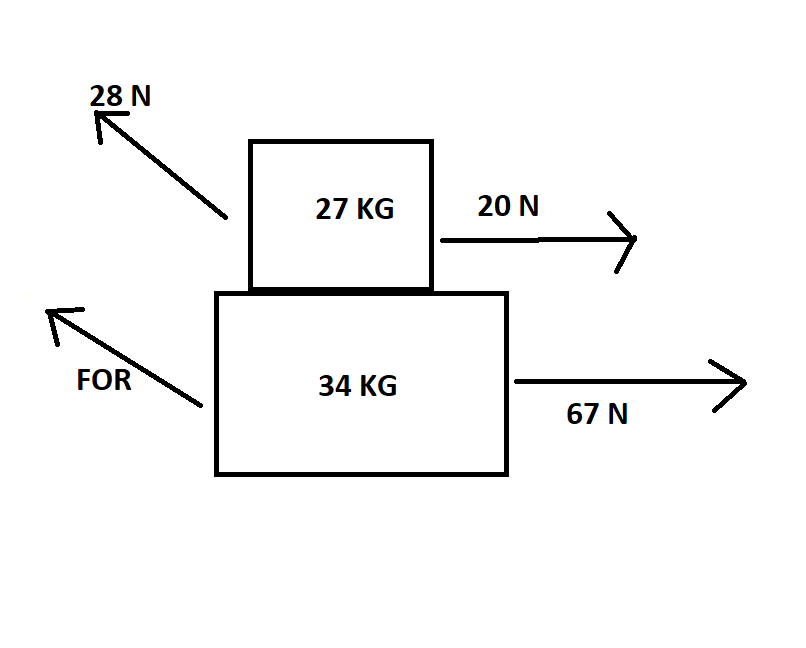
#> input picture Python-Flask--File-upload/Shape34.png, 806 x 648 px, found by its file name
$ python FBD.py
#> lines starting #> are read from the running program, lines starting #| are printed output that depends on the picture; after the words box and inside, x2 and y2 are one past the last pixel; in counts of white or black regions, pixels touching at a corner belong together
import cv2
import os
import numpy as np
import re
import math
import easyocr
import sys

def locat():
    sys.stdout.write(
        "Please enter the location where you would like to save this file: ")
    loc = sys.stdin.readline()[:-1]
    if os.path.isdir(loc) is True:
        return loc
    else:
        print("Please enter a existing Folder")
        locat()

def slope(p1, p2):
    return (p2[1] - p1[1])/(p2[0] - p1[0])

def inp():
    sys.stdout.write("Please enter the file location: ")
    link = sys.stdin.readline()[:-1]
    if os.path.isfile(link):
        return link
    else:
        sys.stdout.write("Please enter a valid file")
        inp()
def main(link):
    # link = inp()
#> called with link = 'C:\\Users\\suyash\\Desktop\\Shape34.png'
    img1 = cv2.imread(link)
#> img1 is the input picture: shape (648, 806, 3); mean B, G, R 246.9, 246.9, 246.9
    img = cv2.resize(img1, (500, 500), interpolation=cv2.INTER_AREA)
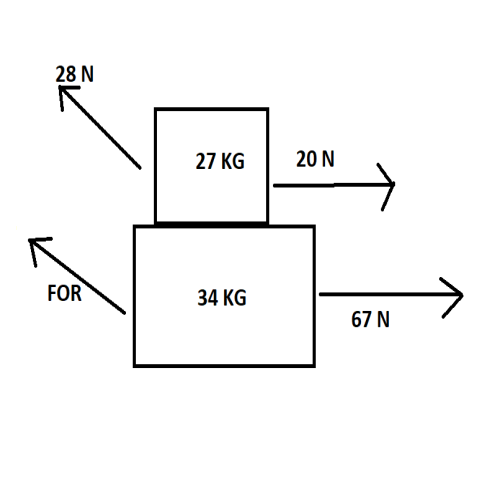
#> img: shape (500, 500, 3); mean B, G, R 246.9, 246.9, 246.9
    img = cv2.cvtColor(img, cv2.COLOR_BGR2RGB)

    gray = cv2.cvtColor(img, cv2.COLOR_BGR2GRAY)
    ret, thresh1 = cv2.threshold(
        gray, 150, 255, cv2.THRESH_OTSU | cv2.THRESH_BINARY_INV)
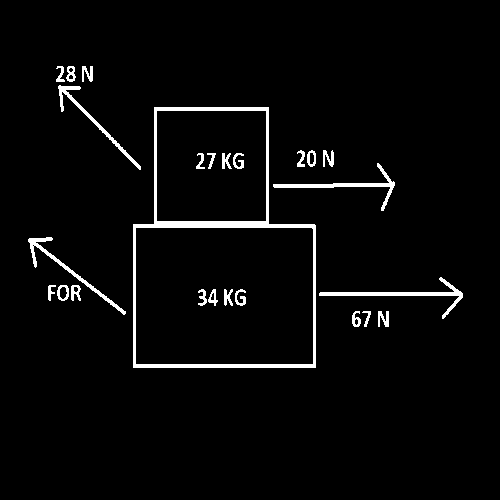
#> thresh1: shape (500, 500); 3.2% white; 25 white regions
#> ret = 138
    rect_kernel = cv2.getStructuringElement(cv2.MORPH_RECT, (8, 8))
    contours, _ = cv2.findContours(
        thresh1, cv2.RETR_EXTERNAL, cv2.CHAIN_APPROX_NONE)
#> contours = 17 contours; largest, box (x1, y1, x2, y2) and area: (133, 107, 316, 368) 39364, (319, 277, 463, 319) 578, (273, 163, 395, 211) 492, (28, 237, 126, 315) 468, (58, 85, 141, 170) 427

    lianother = []
    liobj = []
    text = []
    i = -1

    # Text detection using Easy-OCR library
    reader = easyocr.Reader(['en'])
    texteasy = reader.readtext(thresh1)


    file = open("recognized.txt", "a")
    for i in range(len(texteasy)):
        text1 = texteasy[i][1]
        file.write(str(text1))
        text.append([int(texteasy[i][0][0][0]), int(texteasy[i][0][0][1]), int(texteasy[i][0][2][0]) -
                    int(texteasy[i][0][0][0]), int(texteasy[i][0][2][1]) - int(texteasy[i][0][0][1]), text1])

    file.close()


    blank = np.zeros(img.shape, dtype='uint8')
    hgt = img1.shape[0]
    wdt = img1.shape[1]

    if hgt > 500 & wdt > 500:
        img = cv2.resize(img1, (700, 700), interpolation=cv2.INTER_AREA)
    else:
        img = cv2.resize(img1, (700, 700), interpolation=cv2.INTER_CUBIC)

    blank = np.zeros(img.shape, dtype='uint8')
    eli = []

    gray = cv2.cvtColor(img, cv2.COLOR_BGR2GRAY)
    arr = np.array(gray)

    _, threshold = cv2.threshold(gray, 125, 255, cv2.THRESH_BINARY)
    contours, _ = cv2.findContours(
        threshold, cv2.RETR_TREE, cv2.CHAIN_APPROX_SIMPLE)
    cv2.drawContours(blank, contours, -1, (0, 0, 255), 1)

    i = 0
    sumt = []
    liobj = []

    for contour in contours:
        sumx = 0
        sumy = 0
        minx = 1000
        miny = 1000
        maxx = 0
        maxy = 0
        minimum = []
        maximum = []

        Area = cv2.contourArea(contour)
        if Area > 5000:
            if i == 0:
                i = 1
                continue

            approx = cv2.approxPolyDP(
                contour, 0.01 * cv2.arcLength(contour, True), True)

            M = cv2.moments(contour)
            if M['m00'] != 0.0:
                x = int(M['m10']/M['m00'])
                y = int(M['m01']/M['m00'])
            liobj.append([x, y])

            xc, yc, wc, hc = cv2.boundingRect(contour)
            lianother.append([xc, yc, xc+wc, yc+hc, int(0)])

            eli.append(Area)

            if len(approx) == 3:
                cv2.drawContours(img, [contour], 0, (0, 0, 255), 1)

            elif len(approx) == 4:
                cv2.drawContours(img, [contour], 0, (0, 255, 255), 1)

            elif len(approx) == 5:
                cv2.drawContours(img, [contour], 0, (0, 255, 0), 1)

            elif len(approx) == 6:
                cv2.drawContours(img, [contour], 0, (0, 0, 255), 1)

            elif len(approx) == 8:
                cv2.drawContours(img, [contour], 0, (255, 0, 0), 1)

            else:
                cv2.drawContours(img, [contour], 0, (255, 255, 0), 1)

        elif 1000 < Area < 5000:
            app = cv2.approxPolyDP(
                contour, 0.01*cv2.arcLength(contour, True), True)
            if 6 <= len(app) <= 10:
                for i in range(len(app)):

                    ex = app.ravel()[int(2*i)]
                    ey = app.ravel()[int(2*i+1)]
                    sumx = sumx + ex
                    sumy = sumy + ey
                    if minx > ex:
                        minx = ex
                    if miny > ey:
                        miny = ey
                    if maxx < ex:
                        maxx = ex
                    if maxy < ey:
                        maxy = ey
                    side = int(len(app) - 1)
                    if i == side:

                        cv2.circle(img, (sumx//(side+1), sumy//(side+1)),
                                3, (0, 255, 0), thickness=-1)
                        cv2.circle(img, ((minx+maxx)//2, (miny + maxy)//2),
                                3, (0, 255, 0), thickness=-1)
                        cv2.circle(img, ((((maxx + minx)//2)+40),
                                (miny + maxy)//2), 3, (0, 255, 0), thickness=-1)
                        minimum.append([minx, miny])
                        maximum.append([maxx, maxy])
                        cv2.rectangle(img, (minx-15, miny-15),
                                    (maxx+15, maxy+15), (10, 40, 80), thickness=1)
                        cv2.line(img, ((minx+maxx)//2, (miny + maxy)//2),
                                (sumx//(side+1), sumy//(side+1)), (255, 120, 30))
                        cv2.line(img, ((minx+maxx)//2, (miny + maxy)//2),
                                ((((maxx + minx)//2)+40), (miny + maxy)//2), (255, 120, 30))
                        p2 = ((minx+maxx)//2, (miny + maxy)//2)
                        p3 = (sumx//(side+1), sumy//(side+1))
                        p1 = ((((maxx + minx)//2)+40), (miny + maxy)//2)
                        m1 = slope(p1, p2)
                        m2 = slope(p3, p2)

                        ang = (m1 - m2)/(1 + m1*m2)
                        angle = math.atan(ang)
                        angle = math.degrees(angle)

                        if p2[0] >= p3[0]:
                            if p2[1] >= p3[1]:
                                cv2.putText(img, "Angle="+str(180 + angle)[
                                            :5], (minx-15, miny-20), cv2.FONT_HERSHEY_COMPLEX, 0.4, (120, 120, 255))
                                cen = (maxx, maxy)
                                count = (minx, miny)
                                plus = (10, 10)
                                sumt.append([sumx//(side+1), sumy//(side+1), minx,
                                            miny, maxx, maxy, float(str(180 + angle)[:6])])

                            else:
                                cv2.putText(img, "Angle="+str(180 + angle)[
                                            :6], (minx-15, miny-20), cv2.FONT_HERSHEY_COMPLEX, 0.4, (120, 120, 255))
                                cen = (maxx, miny)
                                count = (minx, maxy)
                                plus = (10, -10)
                                sumt.append([sumx//(side+1), sumy//(side+1), minx,
                                            miny, maxx, maxy, float(str(180 + angle)[:6])])
                        else:
                            if p2[1] >= p3[1]:
                                cv2.putText(img, "Angle=" + str(angle)[
                                            :5], (minx-15, miny-20), cv2.FONT_HERSHEY_COMPLEX, 0.4, (120, 120, 250))
                                cen = (minx, maxy)
                                count = (maxx, miny)
                                plus = (-10, 10)
                                sumt.append(
                                    [sumx//(side+1), sumy//(side+1), minx, miny, maxx, maxy, float(str(angle)[:5])])

                            else:
                                cv2.putText(img, "Angle=" + str(270 - angle)[
                                            :6], (minx-15, miny-20), cv2.FONT_HERSHEY_COMPLEX, 0.4, (100, 100, 255))
                                cen = (minx, miny)
                                count = (maxx, maxy)
                                plus = (-10, -10)
                                sumt.append([sumx//(side+1), sumy//(side+1), minx,
                                            miny, maxx, maxy, float(str(270 - angle)[:6])])

                        cv2.line(img, cen, (cen[0], count[1]),
                                (255, 0, 255), thickness=1)
                        cv2.line(img, cen, (count[0], cen[1]),
                                (255, 0, 255), thickness=1)
                        cv2.line(img, (count[0], cen[1]), (count[0] +
                                plus[0], cen[1] + 10), (255, 0, 255), thickness=1)
                        cv2.line(img, (count[0], cen[1]), (count[0] +
                                plus[0], cen[1] - 10), (255, 0, 255), thickness=1)
                        cv2.line(img, (cen[0], count[1]), (cen[0] - 10,
                                count[1] + plus[1]), (255, 0, 255), thickness=1)
                        cv2.line(img, (cen[0], count[1]), (cen[0] + 10,
                                count[1] + plus[1]), (255, 0, 255), thickness=1)

                cv2.circle(img, (minx, miny), 2, (10, 10, 255), -1)
                cv2.putText(img, "Arrow", (minx, miny - 35),
                            cv2.FONT_HERSHEY_COMPLEX, 0.5, (0, 255, 255))

    for i in range(len(liobj)):
        w = 0
        for x in range(len(liobj)-i):
            if (-10 < liobj[i][0] - liobj[x+i-w][0] < 10) & (-10 < liobj[i][1] - liobj[x+i-w][1] < 10) & (x+i-w != i):
                liobj.remove(liobj[x+i-w])
                lianother.remove(lianother[x+i-w])
                eli.remove(eli[x+i-w])
                w = w+1

        ec = 0
        for x in range(len(liobj)):
            s = 0
            for cen in liobj:
                if (lianother[x-ec][0] < cen[0] < lianother[x-ec][0] + lianother[x-ec][2]) & (lianother[x-ec][1] < cen[1] < lianother[x-ec][1] + lianother[x-ec][3]):
                    s = s + 1
            if s >= 3:
                liobj.remove(liobj[x-ec])
                lianother.remove(lianother[x-ec])
                ec = ec + 1
                eli.remove(eli[x-ec])

    w = 0
    for i in range(len(text)):
        # This noise removal code is for tesseract
        if text[i-w][4] == '\x0c' or text[i-w][4] == '\n\x0c' or text[i-w][4] == '':
            text.remove(text[i-w])
            w = w+1

    liobj = np.array(liobj)
    liobj = liobj.reshape(int(len(liobj)), 2)

    lianother = np.array(lianother)
    # This is to find problem just before the merging of arrays
    lianother = lianother.reshape(int(len(lianother)), 5)
    shape = np.concatenate((liobj, lianother), axis=1)
    shape = shape.tolist()

    for i in shape:
        x, y, _, _, _, ym, _ = i
        hc = ym - y
        img = cv2.line(img, (x, y), (x, y+int(hc/1.5)), (255, 0, 0), 3)
        img = cv2.line(img, (x, y+int(hc/1.5)),
                    (x-int(x/10), y+int(hc/1.8)), (255, 0, 0), 3)
        img = cv2.line(img, (x, y+int(hc/1.5)),
                    (x+int(x/10), y+int(hc/1.8)), (255, 0, 0), 3)
        img = cv2.putText(img, "mg", (x-20, y+int(hc/1.5)+20),
                        cv2.FONT_HERSHEY_COMPLEX, 0.7, (255, 0, 0), 1)
        img = cv2.line(img, (x, y), (x, y-int(hc/1.5)), (0, 0, 255), 3)
        img = cv2.line(img, (x, y-int(hc/1.5)),
                    (x+int(x/10), y-int(hc/1.8)), (0, 0, 255), 3)
        img = cv2.line(img, (x, y-int(hc/1.5)),
                    (x-int(x/10), y-int(hc/1.8)), (0, 0, 255), 3)
        img = cv2.putText(img, "N", (x-20, y-int(hc/1.5)-10),
                        cv2.FONT_HERSHEY_COMPLEX, 0.7, (0, 0, 255), 1)

    kilo = []
    nor = []
    e = 0
    vari = []

    for x in text:
        loc = x[4].upper().find("KG")
        locf = x[4].find("N")
        numd = x[4][:int(loc)]
        numf = x[4][:int(locf)]
        reco = re.compile('\D')
        n = reco.split(numd)
        f = reco.split(numf)
        nkg = []
        nn = []
        for i in n:
            if i != '' and loc != -1:
                nkg = i
        if nkg != []:
            kilo.append([int((x[0] + x[2]/2)*1.4),
                        int((x[1] + x[3]/2)*1.4), int(nkg), "kg"])
        for i in f:
            if i != '' and locf != -1:
                nn = i
        if nn != []:
            nor.append([int((x[0] + x[2]/2)*1.4),
                    int((x[1] + x[3]/2)*1.4), int(nn), "N"])
        if nkg == [] and nn == []:
            vari.append(e)
        e = e+1
    variable = []
    for i in vari:
        variable.append([int((text[i][0] + text[i][2]/2)*1.4),
                        int((text[i][1] + text[i][3]/2)*1.4), text[i][4], "vari"])

    net = kilo + nor + variable
    combo = shape + sumt

    for x in combo:
        minxd = 10000
        w = -1
        s = None
        for i in net:
            xc = x[0] - i[0]
            yc = x[1] - i[1]
            dist = math.sqrt(xc*xc + yc*yc)
            w = w + 1
            if dist < minxd:
                minxd = dist
                s = w

        x.insert(-1, net[s][2])
        x.insert(-1, net[s][3])


    class fbd():
        def __init__(self, mass):
            self.mass = mass


    final = []
    for i in range(len(combo)):
        if combo[i][-2] == "kg":
            final.append(combo[i])
        else:
            final.append(combo[i])

    remove = []
    for c, i in enumerate(final):
        if i[7] == "N" or i[7] == "vari":
            remove.append(c)
            w = 0
            num = 0
            count = 0
            for x in final:
                count = count + 1
                if x[7] == "kg":
                    xf = (x[0] - i[2])
                    yf = (x[1] - i[3])
                    xb = (x[0] - i[4])
                    yb = (x[1] - i[5])

                    distf = math.sqrt(xf*xf + yf*yf)
                    distb = math.sqrt(xb*xb + yb*yb)

                    if distf <= distb:
                        dist = distf
                    else:
                        dist = distb
                    if w != 0:
                        w = w-1
                        if mindist > dist:
                            mindist = dist
                            num = count - 1
                    else:
                        w = w-1
                        mindist = dist
                        num = 0
                if count == len(final) - 1:
                    final[num].append(i[-3])
                    final[num].append(i[-2])
                    final[num].append(i[-1])

    for x in range(len(remove)):
        final.remove(final[remove[x] - x])

    finalcom = []
    unknowns = []

    c = 0
    for x in final:
        y = int(len(x))
        if y >= 10:
            eqx = 0
            eqy = 0
            for i in range(int((y-9)/3)):
                if x[10+(i*3)] == "N":
                    xcom = (x[9+(i*3)])*(math.cos(math.radians(x[11+(i*3)])))
                    ycom = (x[9+(i*3)])*(math.sin(math.radians(x[11+(i*3)])))
                    eqx = eqx + xcom
                    eqy = eqy + ycom
                elif x[10+(i*3)] == "vari":
                    unknowns.append([c, x[9+(i*3)], x[11+(i*3)]])

            c = c+1
            finalcom.append([eqx, eqy])

    normal = []
    friction = []
    i = 0

    for up in final:
        nor = up[6]*10 - finalcom[i][1]
        j = -1
        frict = finalcom[i][0]
        for down in final:
            j = j+1
            if (up[2] < down[0] < up[4]) and (0 < down[1] < up[3]) and i != j:
                nor = nor + down[6]*10 - finalcom[j][1]
                frict = frict + finalcom[j][0]
        i = i + 1
        normal.append(float(str(nor)[:5]))
        if frict > 0:
            friction.append(float(str(frict)[:5]))
        else:
            friction.append(float(str(frict)[:6]))


    for c, i in enumerate(shape):
        x = i[0]
        img = cv2.putText(img, "   ="+str(i[6]*10)+" N", (i[0]-20, i[1]+int(
            i[5]-i[3])//2-10), cv2.FONT_HERSHEY_COMPLEX, 0.7, (255, 0, 0), 1)
        img = cv2.putText(img, "  ="+str(normal[c])+" N", (i[0]-20, i[1]-int(
            i[5]-i[3])//2+20), cv2.FONT_HERSHEY_COMPLEX, 0.7, (0, 0, 255), 1)
        c = c+1

    cof = []
    for i, x in enumerate(normal):
        coffof = friction[i]/x
        i = i+1
        cof.append(abs(float(str(coffof)[:5])))

    for i, x in enumerate(friction):
        if x > 0:
            img = cv2.line(img, (final[i][2], final[i][5]), (final[i]
                        [2] - 60, final[i][5]), (120, 0, 180), thickness=2)
            img = cv2.line(img, (final[i][2] - 60, final[i][5]), (final[i]
                        [2] - 50, final[i][5]+10), (120, 0, 180), thickness=2)
            img = cv2.line(img, (final[i][2] - 60, final[i][5]), (final[i]
                        [2] - 50, final[i][5]-10), (120, 0, 180), thickness=2)
            img = cv2.putText(img, str(
                x)+" N", (final[i][2]-130, final[i][5]), cv2.FONT_HERSHEY_COMPLEX, 0.5, (255, 0, 255), 1)
            img = cv2.putText(img, "u="+str(cof[i]), (final[i][2]-100,
                            final[i][1]), cv2.FONT_HERSHEY_COMPLEX, 0.5, (0, 255, 0), 1)
        elif x == 0:
            pass
        else:
            img = cv2.line(img, (final[i][4], final[i][5]), (final[i]
                        [4] + 100, final[i][5]), (120, 0, 180), thickness=2)
            img = cv2.line(img, (final[i][4] + 100, final[i][5]),
                        (final[i][4] + 90, final[i][5]+10), (120, 0, 180), thickness=2)
            img = cv2.line(img, (final[i][4] + 100, final[i][5]),
                        (final[i][4] + 90, final[i][5]-10), (120, 0, 180), thickness=2)
            img = cv2.putText(img, str(abs(
                x)) + " N", (final[i][4]+110, final[i][5]), cv2.FONT_HERSHEY_COMPLEX, 0.5, (255, 0, 255), 1)
            img = cv2.putText(img, "u="+str(cof[i]), (final[i][4]+150,
                            final[i][1]), cv2.FONT_HERSHEY_COMPLEX, 0.5, (0, 255, 0), 1)
        i = i + 1
    for c, i in enumerate(liobj):
        cv2.putText(img, str(c+1), (int(i[0]*0.7), int(i[1]*0.9)),
                    cv2.FONT_HERSHEY_SIMPLEX, 1.5, (0, 0, 0), 2)
    sys.stdout.write("Do you want to save the FBD diagram and calculation on your device(Y/N)")
    choice = sys.stdin.readline()
    choice = choice[0]
    OLDDIR = os.getcwd()

    if choice == "Y" or choice == 'y':
        sys.stdout.write("Please enter the folder name: ")
        filename = sys.stdin.readline()[:-1]
        NEWDIR = locat()
        NEWDIR = NEWDIR.replace("\\", "/")

        os.chdir(NEWDIR)
        os.mkdir(filename)
        os.chdir(NEWDIR+r"/"+filename)
        cv2.imwrite("OUTPUT IMG.png", img)

        f = open("OUTPUT TXT.txt", 'w')

    for i in range(len(finalcom)):
        INTRO = str("The analysis done on the "+str(i+1)+" figure :-\n")
        XCOMP = str("\nThe equivalent X-component is " + str(finalcom[i][0])[:5])
        YCOMP = str("\nThe equivalent Y-component is " + str(finalcom[i][1])[:5])
        NORML = str("\nThe Normal Reaction is " + str(normal[i]))
        FCOFF = str(
            "\nThe minimum cofficient of friction to keep the system static: " + str(cof[i])+"\n\n")
        print(INTRO+XCOMP+YCOMP+NORML+FCOFF)
        if choice == "Y" or choice == 'y':
            f.write(INTRO)
            f.write(XCOMP)
            f.write(YCOMP)
            f.write(NORML)
            f.write(FCOFF)

    if choice == "Y" or choice == 'y':
        f.close()

    os.chdir(OLDDIR)
    os.remove("recognized.txt")
    cv2.imshow("end", img)
    cv2.waitKey(0)
    cv2.destroyAllWindows()
if __name__=="__main__":
    main(r"C:\Users\suyash\Desktop\Shape34.png")
#> (the call stopped at in main, `reader = easyocr.Reader(['en'])`: easyocr is not available in this run)
